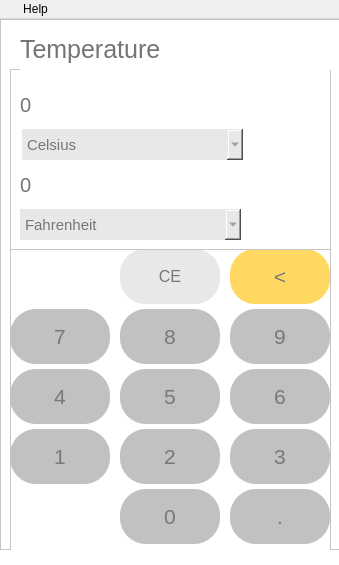
<?xml version="1.0" encoding="UTF-8"?>
<ui version="4.0">
 <class>MainWindow</class>
 <widget class="QMainWindow" name="MainWindow">
  <property name="geometry">
   <rect>
    <x>0</x>
    <y>0</y>
    <width>339</width>
    <height>565</height>
   </rect>
  </property>
  <property name="minimumSize">
   <size>
    <width>339</width>
    <height>565</height>
   </size>
  </property>
  <property name="maximumSize">
   <size>
    <width>339</width>
    <height>565</height>
   </size>
  </property>
  <property name="sizeIncrement">
   <size>
    <width>0</width>
    <height>1</height>
   </size>
  </property>
  <property name="windowTitle">
   <string>Calculator</string>
  </property>
  <property name="windowIcon">
   <iconset>
    <normaloff>../images/logo.png</normaloff>../images/logo.png</iconset>
  </property>
  <property name="toolTipDuration">
   <number>-1</number>
  </property>
  <property name="layoutDirection">
   <enum>Qt::LeftToRight</enum>
  </property>
  <property name="autoFillBackground">
   <bool>false</bool>
  </property>
  <property name="styleSheet">
   <string notr="true"/>
  </property>
  <widget class="QWidget" name="centralwidget">
   <property name="styleSheet">
    <string notr="true">background-color: rgb(255, 255, 255);</string>
   </property>
   <widget class="QFrame" name="frame">
    <property name="geometry">
     <rect>
      <x>0</x>
      <y>0</y>
      <width>341</width>
      <height>531</height>
     </rect>
    </property>
    <property name="styleSheet">
     <string notr="true"/>
    </property>
    <property name="frameShape">
     <enum>QFrame::StyledPanel</enum>
    </property>
    <property name="frameShadow">
     <enum>QFrame::Raised</enum>
    </property>
    <widget class="QFrame" name="frame_buttons">
     <property name="geometry">
      <rect>
       <x>10</x>
       <y>230</y>
       <width>321</width>
       <height>311</height>
      </rect>
     </property>
     <property name="styleSheet">
      <string notr="true"/>
     </property>
     <property name="frameShape">
      <enum>QFrame::StyledPanel</enum>
     </property>
     <property name="frameShadow">
      <enum>QFrame::Raised</enum>
     </property>
     <widget class="QPushButton" name="temp_point">
      <property name="geometry">
       <rect>
        <x>220</x>
        <y>240</y>
        <width>100</width>
        <height>55</height>
       </rect>
      </property>
      <property name="font">
       <font>
        <pointsize>16</pointsize>
       </font>
      </property>
      <property name="styleSheet">
       <string notr="true">color: rgb(120, 120, 120);
background-color: rgb(193, 193, 193);
border-radius: 26px;</string>
      </property>
      <property name="text">
       <string>.</string>
      </property>
     </widget>
     <widget class="QPushButton" name="temp_three">
      <property name="geometry">
       <rect>
        <x>220</x>
        <y>180</y>
        <width>100</width>
        <height>55</height>
       </rect>
      </property>
      <property name="font">
       <font>
        <pointsize>16</pointsize>
       </font>
      </property>
      <property name="styleSheet">
       <string notr="true">color: rgb(120, 120, 120);
background-color: rgb(193, 193, 193);
border-radius: 26px;</string>
      </property>
      <property name="text">
       <string>3</string>
      </property>
     </widget>
     <widget class="QPushButton" name="temp_zero">
      <property name="geometry">
       <rect>
        <x>110</x>
        <y>240</y>
        <width>100</width>
        <height>55</height>
       </rect>
      </property>
      <property name="font">
       <font>
        <pointsize>16</pointsize>
       </font>
      </property>
      <property name="styleSheet">
       <string notr="true">color: rgb(120, 120, 120);
background-color: rgb(193, 193, 193);
border-radius: 26px;</string>
      </property>
      <property name="text">
       <string>0</string>
      </property>
     </widget>
     <widget class="QPushButton" name="temp_two">
      <property name="geometry">
       <rect>
        <x>110</x>
        <y>180</y>
        <width>100</width>
        <height>55</height>
       </rect>
      </property>
      <property name="font">
       <font>
        <pointsize>16</pointsize>
       </font>
      </property>
      <property name="styleSheet">
       <string notr="true">color: rgb(120, 120, 120);
background-color: rgb(193, 193, 193);
border-radius: 26px;</string>
      </property>
      <property name="text">
       <string>2</string>
      </property>
     </widget>
     <widget class="QPushButton" name="temp_eight">
      <property name="geometry">
       <rect>
        <x>110</x>
        <y>60</y>
        <width>100</width>
        <height>55</height>
       </rect>
      </property>
      <property name="font">
       <font>
        <pointsize>16</pointsize>
       </font>
      </property>
      <property name="styleSheet">
       <string notr="true">color: rgb(120, 120, 120);
background-color: rgb(193, 193, 193);
border-radius: 26px;</string>
      </property>
      <property name="text">
       <string>8</string>
      </property>
     </widget>
     <widget class="QPushButton" name="temp_five">
      <property name="geometry">
       <rect>
        <x>110</x>
        <y>120</y>
        <width>100</width>
        <height>55</height>
       </rect>
      </property>
      <property name="font">
       <font>
        <pointsize>16</pointsize>
       </font>
      </property>
      <property name="styleSheet">
       <string notr="true">color: rgb(120, 120, 120);
background-color: rgb(193, 193, 193);
border-radius: 26px;</string>
      </property>
      <property name="text">
       <string>5</string>
      </property>
     </widget>
     <widget class="QPushButton" name="temp_seven">
      <property name="geometry">
       <rect>
        <x>0</x>
        <y>60</y>
        <width>100</width>
        <height>55</height>
       </rect>
      </property>
      <property name="font">
       <font>
        <pointsize>16</pointsize>
       </font>
      </property>
      <property name="styleSheet">
       <string notr="true">color: rgb(120, 120, 120);
background-color: rgb(193, 193, 193);
border-radius: 26px;</string>
      </property>
      <property name="text">
       <string>7</string>
      </property>
     </widget>
     <widget class="QPushButton" name="temp_six">
      <property name="geometry">
       <rect>
        <x>220</x>
        <y>120</y>
        <width>100</width>
        <height>55</height>
       </rect>
      </property>
      <property name="font">
       <font>
        <pointsize>16</pointsize>
       </font>
      </property>
      <property name="styleSheet">
       <string notr="true">color: rgb(120, 120, 120);
background-color: rgb(193, 193, 193);
border-radius: 26px;</string>
      </property>
      <property name="text">
       <string>6</string>
      </property>
     </widget>
     <widget class="QPushButton" name="temp_four">
      <property name="geometry">
       <rect>
        <x>0</x>
        <y>120</y>
        <width>100</width>
        <height>55</height>
       </rect>
      </property>
      <property name="font">
       <font>
        <pointsize>16</pointsize>
       </font>
      </property>
      <property name="styleSheet">
       <string notr="true">color: rgb(120, 120, 120);
background-color: rgb(193, 193, 193);
border-radius: 26px;</string>
      </property>
      <property name="text">
       <string>4</string>
      </property>
     </widget>
     <widget class="QPushButton" name="temp_nine">
      <property name="geometry">
       <rect>
        <x>220</x>
        <y>60</y>
        <width>100</width>
        <height>55</height>
       </rect>
      </property>
      <property name="font">
       <font>
        <pointsize>16</pointsize>
       </font>
      </property>
      <property name="styleSheet">
       <string notr="true">color: rgb(120, 120, 120);
background-color: rgb(193, 193, 193);
border-radius: 26px;</string>
      </property>
      <property name="text">
       <string>9</string>
      </property>
     </widget>
     <widget class="QPushButton" name="temp_one">
      <property name="geometry">
       <rect>
        <x>0</x>
        <y>180</y>
        <width>100</width>
        <height>55</height>
       </rect>
      </property>
      <property name="font">
       <font>
        <pointsize>16</pointsize>
       </font>
      </property>
      <property name="styleSheet">
       <string notr="true">color: rgb(120, 120, 120);
background-color: rgb(193, 193, 193);
border-radius: 26px;</string>
      </property>
      <property name="text">
       <string>1</string>
      </property>
     </widget>
     <widget class="QPushButton" name="temp_ce">
      <property name="geometry">
       <rect>
        <x>110</x>
        <y>0</y>
        <width>100</width>
        <height>55</height>
       </rect>
      </property>
      <property name="font">
       <font>
        <pointsize>12</pointsize>
       </font>
      </property>
      <property name="toolTip">
       <string>Clear</string>
      </property>
      <property name="styleSheet">
       <string notr="true">color: rgb(120, 120, 120);
background-color: rgb(232, 232, 232);
border-radius: 25px;</string>
      </property>
      <property name="text">
       <string>CE</string>
      </property>
     </widget>
     <widget class="QPushButton" name="temp_back">
      <property name="geometry">
       <rect>
        <x>220</x>
        <y>0</y>
        <width>100</width>
        <height>55</height>
       </rect>
      </property>
      <property name="font">
       <font>
        <pointsize>16</pointsize>
       </font>
      </property>
      <property name="toolTip">
       <string>Remove/Back</string>
      </property>
      <property name="styleSheet">
       <string notr="true">color: rgb(120, 120, 120);
border-radius: 25px;
background-color: rgb(255, 216, 97);
</string>
      </property>
      <property name="text">
       <string>&lt;</string>
      </property>
     </widget>
    </widget>
    <widget class="QFrame" name="frame_calculations_display">
     <property name="geometry">
      <rect>
       <x>10</x>
       <y>50</y>
       <width>321</width>
       <height>181</height>
      </rect>
     </property>
     <property name="styleSheet">
      <string notr="true"/>
     </property>
     <property name="frameShape">
      <enum>QFrame::StyledPanel</enum>
     </property>
     <property name="frameShadow">
      <enum>QFrame::Raised</enum>
     </property>
     <widget class="QLabel" name="temp_label_1">
      <property name="geometry">
       <rect>
        <x>10</x>
        <y>20</y>
        <width>141</width>
        <height>31</height>
       </rect>
      </property>
      <property name="font">
       <font>
        <pointsize>15</pointsize>
       </font>
      </property>
      <property name="styleSheet">
       <string notr="true">color: rgb(117, 117, 117);</string>
      </property>
      <property name="text">
       <string>0</string>
      </property>
     </widget>
     <widget class="QLabel" name="temp_label_2">
      <property name="geometry">
       <rect>
        <x>10</x>
        <y>100</y>
        <width>171</width>
        <height>31</height>
       </rect>
      </property>
      <property name="font">
       <font>
        <pointsize>15</pointsize>
       </font>
      </property>
      <property name="styleSheet">
       <string notr="true">color: rgb(117, 117, 117);</string>
      </property>
      <property name="text">
       <string>0</string>
      </property>
     </widget>
     <widget class="QComboBox" name="temp_comboBox_1">
      <property name="geometry">
       <rect>
        <x>12</x>
        <y>60</y>
        <width>221</width>
        <height>31</height>
       </rect>
      </property>
      <property name="font">
       <font>
        <pointsize>11</pointsize>
       </font>
      </property>
      <property name="styleSheet">
       <string notr="true">color: rgb(117, 117, 117);
border-radius: 50px;
background-color: rgb(232, 232, 232);
</string>
      </property>
      <item>
       <property name="text">
        <string>Celsius</string>
       </property>
      </item>
      <item>
       <property name="text">
        <string>Fahrenheit</string>
       </property>
      </item>
      <item>
       <property name="text">
        <string>Kelvin</string>
       </property>
      </item>
     </widget>
     <widget class="QComboBox" name="temp_comboBox_2">
      <property name="geometry">
       <rect>
        <x>10</x>
        <y>140</y>
        <width>221</width>
        <height>31</height>
       </rect>
      </property>
      <property name="font">
       <font>
        <pointsize>11</pointsize>
       </font>
      </property>
      <property name="styleSheet">
       <string notr="true">color: rgb(117, 117, 117);
border-radius: 50px;
background-color: rgb(232, 232, 232);
</string>
      </property>
      <property name="currentIndex">
       <number>1</number>
      </property>
      <item>
       <property name="text">
        <string>Celsius</string>
       </property>
      </item>
      <item>
       <property name="text">
        <string>Fahrenheit</string>
       </property>
      </item>
      <item>
       <property name="text">
        <string>Kelvin</string>
       </property>
      </item>
     </widget>
    </widget>
    <widget class="QLabel" name="label">
     <property name="geometry">
      <rect>
       <x>20</x>
       <y>10</y>
       <width>311</width>
       <height>41</height>
      </rect>
     </property>
     <property name="font">
      <font>
       <pointsize>19</pointsize>
      </font>
     </property>
     <property name="styleSheet">
      <string notr="true">color: rgb(117, 117, 117);</string>
     </property>
     <property name="text">
      <string>Temperature</string>
     </property>
    </widget>
   </widget>
  </widget>
  <widget class="QMenuBar" name="menuBar">
   <property name="geometry">
    <rect>
     <x>0</x>
     <y>0</y>
     <width>339</width>
     <height>26</height>
    </rect>
   </property>
   <widget class="QMenu" name="menuOption">
    <property name="styleSheet">
     <string notr="true"/>
    </property>
    <property name="title">
     <string/>
    </property>
    <property name="icon">
     <iconset>
      <normaloff>../images/text.png</normaloff>../images/text.png</iconset>
    </property>
    <widget class="QMenu" name="menuCalculator">
     <property name="title">
      <string>Calculator</string>
     </property>
     <property name="icon">
      <iconset>
       <normaloff>../images/calculator(3).png</normaloff>../images/calculator(3).png</iconset>
     </property>
     <addaction name="actionStandard"/>
     <addaction name="actionScientific"/>
     <addaction name="actionProgrammer"/>
     <addaction name="actionDate_Calculation"/>
    </widget>
    <widget class="QMenu" name="menuConverter">
     <property name="title">
      <string>Converter</string>
     </property>
     <property name="icon">
      <iconset>
       <normaloff>../images/recycle.png</normaloff>../images/recycle.png</iconset>
     </property>
     <addaction name="actionVolume"/>
     <addaction name="actionLength"/>
     <addaction name="actionWeight_and_Mass"/>
     <addaction name="actionTemperature"/>
     <addaction name="actionEnergy"/>
     <addaction name="actionArea"/>
     <addaction name="actionSpeed"/>
     <addaction name="actionTime"/>
     <addaction name="actionPower"/>
     <addaction name="actionData"/>
     <addaction name="actionPressure"/>
     <addaction name="actionAngle"/>
    </widget>
    <addaction name="menuCalculator"/>
    <addaction name="menuConverter"/>
    <addaction name="separator"/>
    <addaction name="actionExit"/>
   </widget>
   <widget class="QMenu" name="menuHelp">
    <property name="title">
     <string>Help</string>
    </property>
   </widget>
   <addaction name="menuOption"/>
   <addaction name="menuHelp"/>
  </widget>
  <action name="actionDark">
   <property name="text">
    <string>Dark</string>
   </property>
  </action>
  <action name="actionLight">
   <property name="text">
    <string>Light</string>
   </property>
  </action>
  <action name="actionSetting">
   <property name="text">
    <string>Setting</string>
   </property>
  </action>
  <action name="actionExit">
   <property name="icon">
    <iconset>
     <normaloff>../images/logout.png</normaloff>../images/logout.png</iconset>
   </property>
   <property name="text">
    <string>Exit</string>
   </property>
  </action>
  <action name="actionStandard">
   <property name="icon">
    <iconset>
     <normaloff>../images/calculator.png</normaloff>../images/calculator.png</iconset>
   </property>
   <property name="text">
    <string>Standard</string>
   </property>
  </action>
  <action name="actionScientific">
   <property name="icon">
    <iconset>
     <normaloff>../images/microscope.png</normaloff>../images/microscope.png</iconset>
   </property>
   <property name="text">
    <string>Scientific</string>
   </property>
  </action>
  <action name="actionProgrammer">
   <property name="icon">
    <iconset>
     <normaloff>../images/code.png</normaloff>../images/code.png</iconset>
   </property>
   <property name="text">
    <string>Programmer</string>
   </property>
  </action>
  <action name="actionDate_Calculation">
   <property name="icon">
    <iconset>
     <normaloff>../images/calendar.png</normaloff>../images/calendar.png</iconset>
   </property>
   <property name="text">
    <string>Date Calculation</string>
   </property>
  </action>
  <action name="actionCurrency">
   <property name="icon">
    <iconset>
     <normaloff>../images/money.png</normaloff>../images/money.png</iconset>
   </property>
   <property name="text">
    <string>Currency</string>
   </property>
  </action>
  <action name="actionVolume">
   <property name="icon">
    <iconset>
     <normaloff>../images/shapes.png</normaloff>../images/shapes.png</iconset>
   </property>
   <property name="text">
    <string>Volume</string>
   </property>
  </action>
  <action name="actionLength">
   <property name="icon">
    <iconset>
     <normaloff>../images/ruler.png</normaloff>../images/ruler.png</iconset>
   </property>
   <property name="text">
    <string>Length</string>
   </property>
  </action>
  <action name="actionWeight_and_Mass">
   <property name="icon">
    <iconset>
     <normaloff>../images/weighing-scale.png</normaloff>../images/weighing-scale.png</iconset>
   </property>
   <property name="text">
    <string>Weight and Mass</string>
   </property>
  </action>
  <action name="actionTemperature">
   <property name="icon">
    <iconset>
     <normaloff>../images/temperature.png</normaloff>../images/temperature.png</iconset>
   </property>
   <property name="text">
    <string>Temperature</string>
   </property>
  </action>
  <action name="actionEnergy">
   <property name="icon">
    <iconset>
     <normaloff>../images/fire.png</normaloff>../images/fire.png</iconset>
   </property>
   <property name="text">
    <string>Energy</string>
   </property>
  </action>
  <action name="actionArea">
   <property name="icon">
    <iconset>
     <normaloff>../images/area.png</normaloff>../images/area.png</iconset>
   </property>
   <property name="text">
    <string>Area</string>
   </property>
  </action>
  <action name="actionSpeed">
   <property name="icon">
    <iconset>
     <normaloff>../images/fast.png</normaloff>../images/fast.png</iconset>
   </property>
   <property name="text">
    <string>Speed</string>
   </property>
  </action>
  <action name="actionTime">
   <property name="icon">
    <iconset>
     <normaloff>../images/clock.png</normaloff>../images/clock.png</iconset>
   </property>
   <property name="text">
    <string>Time</string>
   </property>
  </action>
  <action name="actionPower">
   <property name="icon">
    <iconset>
     <normaloff>../images/energy.png</normaloff>../images/energy.png</iconset>
   </property>
   <property name="text">
    <string>Power</string>
   </property>
  </action>
  <action name="actionData">
   <property name="icon">
    <iconset>
     <normaloff>../images/statistics.png</normaloff>../images/statistics.png</iconset>
   </property>
   <property name="text">
    <string>Data</string>
   </property>
  </action>
  <action name="actionPressure">
   <property name="icon">
    <iconset>
     <normaloff>../images/indicator.png</normaloff>../images/indicator.png</iconset>
   </property>
   <property name="text">
    <string>Pressure</string>
   </property>
  </action>
  <action name="actionAngle">
   <property name="icon">
    <iconset>
     <normaloff>../images/angle.png</normaloff>../images/angle.png</iconset>
   </property>
   <property name="text">
    <string>Angle</string>
   </property>
  </action>
  <action name="actionHelp">
   <property name="text">
    <string>Help</string>
   </property>
  </action>
  <action name="actionDark_">
   <property name="text">
    <string>Dark</string>
   </property>
  </action>
  <action name="actionLight_">
   <property name="text">
    <string>Light</string>
   </property>
  </action>
 </widget>
 <resources/>
 <connections/>
</ui>
